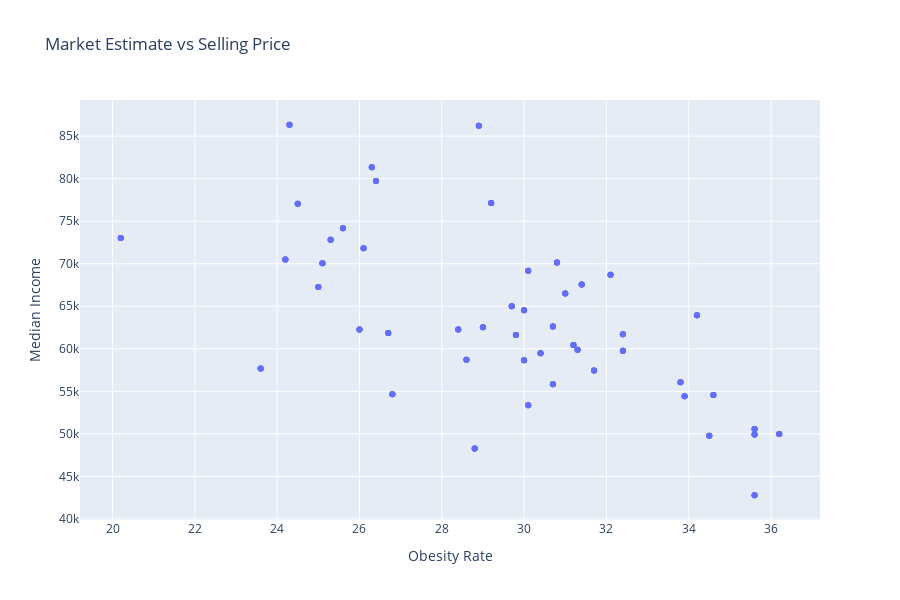

The cell this chart's notebook holds for it:
### Code cell
#Plot Obesity vs Median Income by month
fig = px.scatter(merged_income_df, x="Obesity", y = 'Median Income',hover_data=["NAME"], labels={"Obesity":"Obesity Rate",
                                                                        "Price":"Selling Price", "NAME":"State"}, title = "Market Estimate vs Selling Price", width=900, height=600)

#fig["layout"].update(height=600, width=900, title="Obesity by Median Income")
fig.show()

### Figure 1 — Plotly figure (JSON) as saved in the notebook; plotly's stock layout.template omitted (floating-point values rounded to 4 significant figures; data arrays with more than 128 entries replaced by an {"elided": "..."} marker saying what was removed)
{"data": [{"customdata": {"elided": "192x1 str values"}, "hovertemplate": "Obesity Rate=%{x}<br>Median Income=%{y}<br>State=%{customdata[0]}<extra></extra>", "legendgroup": "", "marker": {"color": "#636efa", "symbol": "circle"}, "mode": "markers", "name": "", "orientation": "v", "showlegend": false, "type": "scatter", "x": {"elided": "192 float values"}, "xaxis": "x", "y": {"elided": "192 int values"}, "yaxis": "y"}], "layout": {"height": 600, "legend": {"tracegroupgap": 0}, "title": {"text": "Market Estimate vs Selling Price"}, "width": 900, "xaxis": {"anchor": "y", "autorange": true, "domain": [0, 1], "range": [19.21, 37.19], "title": {"text": "Obesity Rate"}, "type": "linear"}, "yaxis": {"anchor": "x", "autorange": true, "domain": [0, 1], "range": [39870.0, 89260.0], "title": {"text": "Median Income"}, "type": "linear"}}}
